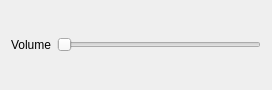
<?xml version="1.0" encoding="UTF-8"?>
<ui version="4.0">
 <class>MainWindow</class>
 <widget class="QWidget" name="MainWindow">
  <property name="geometry">
   <rect>
    <x>0</x>
    <y>0</y>
    <width>272</width>
    <height>90</height>
   </rect>
  </property>
  <property name="windowTitle">
   <string>MainWidget</string>
  </property>
  <layout class="QHBoxLayout" name="horizontalLayout_2">
   <item>
    <layout class="QHBoxLayout" name="horizontalLayout">
     <item>
      <widget class="QLabel" name="label">
       <property name="text">
        <string>Volume</string>
       </property>
      </widget>
     </item>
     <item>
      <widget class="QSlider" name="horizontalSlider">
       <property name="orientation">
        <enum>Qt::Horizontal</enum>
       </property>
      </widget>
     </item>
    </layout>
   </item>
  </layout>
 </widget>
 <resources/>
 <connections/>
</ui>
